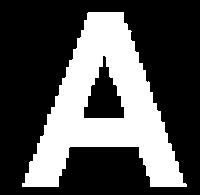
#> input picture Images/a.png, 200 x 195 px
$ python gh.py
#> lines starting #> are read from the running program, lines starting #| are printed output that depends on the picture; after the words box and inside, x2 and y2 are one past the last pixel; in counts of white or black regions, pixels touching at a corner belong together; long printed decimals are rounded
### performance_measures.py
import time
import numpy as np

def ThinningRate(skeleton):
	tm1, tm2 = 0, 0
	n, m = len(skeleton), len(skeleton[0])
	for i in range(1, n):
		for j in range(m):
			if j>0:
				tc = (skeleton[i-1][j-1]*skeleton[i][j-1]) + (skeleton[i-1][j]*skeleton[i-1][j-1])
				if j<m-1:
					tc += (skeleton[i-1][j]*skeleton[i-1][j+1]) + (skeleton[i-1][j+1]*skeleton[i][j+1])
			else:
				tc = (skeleton[i-1][j]*skeleton[i][j+1]) + (skeleton[i-1][j+1]*skeleton[i][j+1])
			tm1 += tc
	tm2 = 4 * ((max(m, n)-1)**2)
	return 1-tm1/tm2


def ThinningSpeed(image, skeleton, time):
	op = (image==255).sum()
	sp = (skeleton==255).sum()
	return op, sp, (op-sp)/time


### name.py
def name():
	return "Images/a.png"

### gh.py
import cv2
import numpy as np
import time
from performance_measures import ThinningRate, ThinningSpeed
from name import name

# name = "big_dog.png"
def thinningGHIteration(img, iter):
	marker = np.zeros(img.shape,np.uint8);
	for i in range(1,img.shape[0]-1):
		for j in range(1,img.shape[1]-1):
			p2 = img[(i-1),j]
			p3 = img[(i-1),j+1]
			p4 = img[(i),j+1]
			p5 = img[(i+1),j+1]
			p6 = img[(i+1),j]
			p7 = img[(i+1),j-1]
			p8 = img[(i),j-1]
			p9 = img[(i-1),j-1]
			c = (p2==0 and (p3 or p4)) + (p4==0 and (p5 or p6)) + (p6==0 and (p7 or p8)) + (p8==0 and (p9 or p2))
			n1 = (p9 or p2) + (p3 or p4) + (p5 or p6) + (p7 or p8)
			n2 = (p2 or p3) + (p4 or p5) + (p6 or p7) + (p8 or p9)
			if(n1 < n2):
				n = n1
			else:
				n = n2
			if(iter == 0):
				m = ((p6 or p7 or p9==0) and p8)
			else:
				m = ((p2 or p3 or p5==0) and p4)
			if(c == 1 and (n>=2 and n<=3) and m==0):
				marker[i][j] = 1
	return np.bitwise_and(img, np.bitwise_not(marker))

def thinningGH(im):
	img = np.copy(im)
	prev = np.zeros(img.shape, np.uint8)
	while(True):
		img = thinningGHIteration(img, 0)
		img = thinningGHIteration(img, 1)
		diff = np.sum(np.abs(prev-img))
		if not diff:
			break
		prev = img
	return img

og_image = cv2.imread(name(), 0)
#> og_image: shape (195, 200); 32.7% white; 1 white region, box (x1, y1, x2, y2) and area: (22, 12, 187, 187) 12770
og_image = (og_image[:,:]>128).astype(np.uint8)
start = time.time()
image = thinningGH(og_image)*255
#> the loop in thinningGH, `while(True):` made 25 passes
#> diff on passes 1 to 12: 3031440, 826, 767, 742, 736, 730, 724, 718, 713, 708, 703, 698
#> pass 1, in thinningGH, `img = thinningGHIteration(img, 0)`:
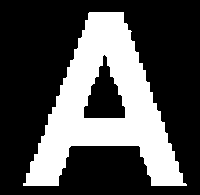
#> img: shape (195, 200); values 0 (black) and 1 (white), 31.6% white; 1 white region, box (x1, y1, x2, y2) and area: (23, 12, 187, 186) 12314
#> pass 1, in thinningGH, `img = thinningGHIteration(img, 1)`:
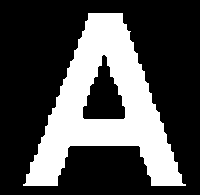
#> img: shape (195, 200); values 0 (black) and 1 (white), 30.5% white; 1 white region, box (x1, y1, x2, y2) and area: (23, 13, 186, 186) 11888
#> pass 2, in thinningGH, `img = thinningGHIteration(img, 0)`:
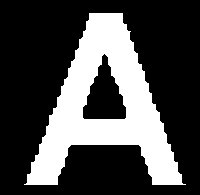
#> img: shape (195, 200); values 0 (black) and 1 (white), 29.4% white; 1 white region, box (x1, y1, x2, y2) and area: (24, 13, 186, 185) 11452
#> pass 2, in thinningGH, `img = thinningGHIteration(img, 1)`:
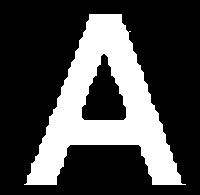
#> img: shape (195, 200); values 0 (black) and 1 (white), 28.4% white; 1 white region, box (x1, y1, x2, y2) and area: (24, 14, 186, 185) 11062
#> after the loop in thinningGH, `while(True):`:
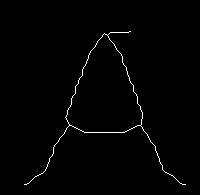
#> img: shape (195, 200); values 0 (black) and 1 (white), 1.1% white in thin lines or dots, all inside (x1, y1, x2, y2) = (24, 31, 186, 185)
exec_time = time.time()-start
og_image = og_image*255
final_image = og_image-image
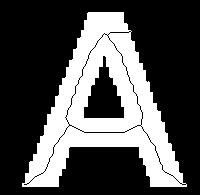
#> final_image: shape (195, 200); 31.7% white; 1 white region, box (x1, y1, x2, y2) and area: (22, 12, 187, 187) 12358
print ("Execution Time For the Image : ", exec_time)

cv2.imshow("cool", final_image)
cv2.waitKey(2000)
cv2.imwrite("Output/"+name()[7:-4]+"_gh.png", final_image)

tr = ThinningRate(image)
#> in ThinningRate, `n, m = len(skeleton), len(skeleton[0])`: n = 195; m = 200
#> after the loop in ThinningRate, `for i in range(1, n):`: tm1 = 474
#> in ThinningRate, `tm2 = 4 * ((max(m, n)-1)**2)`: tm2 = 158404
#> tr = 0.997
op, sp, ts = ThinningSpeed(og_image, image, exec_time)
#> in ThinningSpeed, `op = (image==255).sum()`: op = 12770
#> in ThinningSpeed, `sp = (skeleton==255).sum()`: sp = 412
#> op = 12770; sp = 412; ts = 638.8
print ("Name : ", name())
print ("Algo : GH")
print ("Thinning Rate : ", tr)
#| Thinning Rate :  0.997
print ("Object Points : ", op)
#| Object Points :  12770
print ("Skeleton Points : ", sp)
#| Skeleton Points :  412
print ("Thinning Speed : ", ts)
#| Thinning Speed :  638.764
